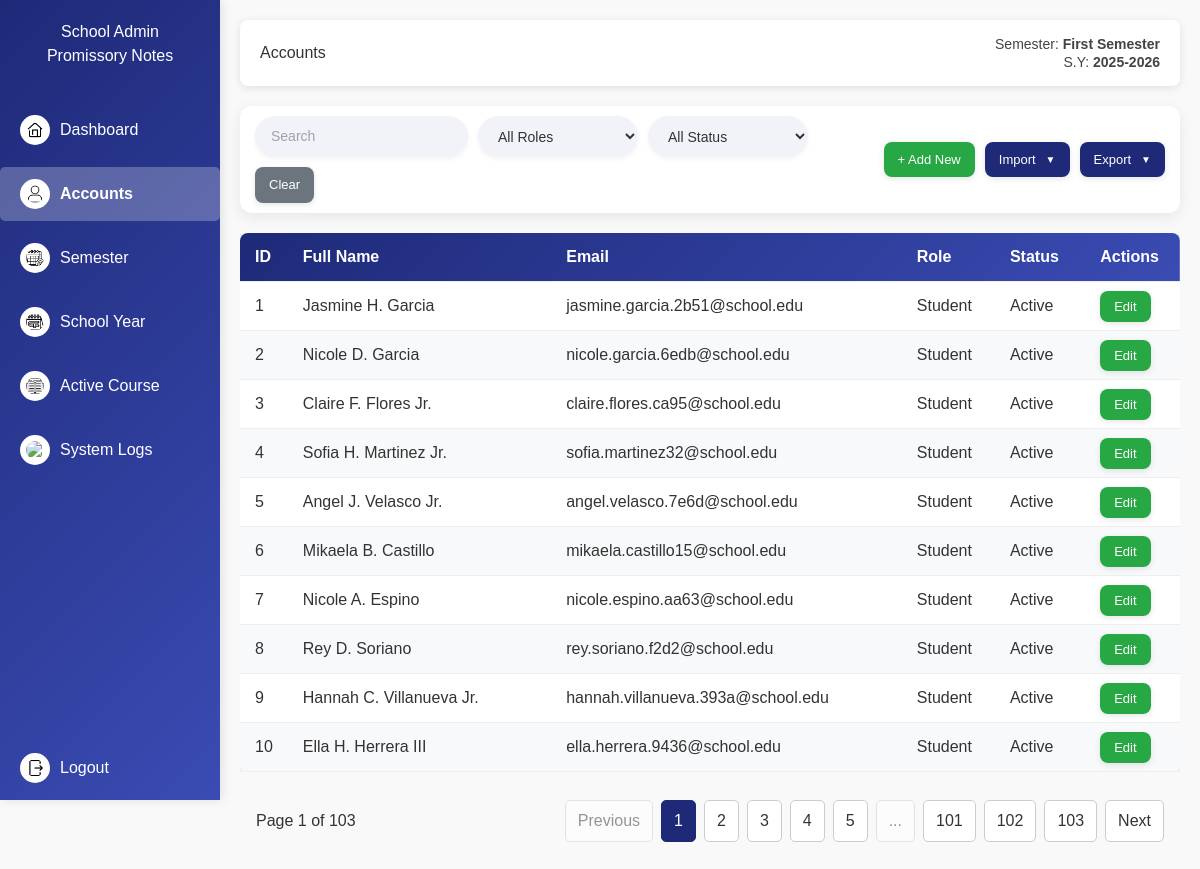
Screenshot of /admin/accounts (signed in) with the database file from the repository.
### models.py (models this page shows, shortened)
class ActiveSettings(db.Model):
    id = db.Column(db.Integer, primary_key=True)
    active_semester = db.Column(db.String(50), default="Not Set")
    active_school_year = db.Column(db.String(20), default="Not Set")
    updated_at = db.Column(
        db.DateTime, default=datetime.utcnow, onupdate=datetime.utcnow)

class Account(db.Model):
    id = db.Column(db.Integer, primary_key=True, autoincrement=True)
    first_name = db.Column(db.String(50), nullable=False)
    middle_name = db.Column(db.String(50))
    last_name = db.Column(db.String(50), nullable=False)
    suffix = db.Column(db.String(10))
    email = db.Column(db.String(100), unique=True, nullable=False)
    _role = db.Column("role", db.String(20), nullable=False)
    _status = db.Column("status", db.String(20), nullable=False)
    password_hash = db.Column(db.String(255), nullable=False)
    plain_password = db.Column(db.String(100), nullable=False)
    year_level = db.Column(db.String(20))
    course = db.Column(db.String(100))
    @property
    def role(self):
        return self._role
    @role.setter
    def role(self, value):
        self._role = value.capitalize() if value else value
    @property
    def status(self):
        return self._status
    @status.setter
    def status(self, value):
        self._status = value.capitalize() if value else value
    @property
    def full_name(self):
        parts = [self.first_name, self.middle_name,
                 self.last_name, self.suffix]
        return " ".join([p for p in parts if p])

### admin_routes.py (the view)
@admin_bp.route("/accounts")
@require_role("Admin")
def accounts():
    search = request.args.get("search", "").strip()
    role_filter = request.args.get("role", "").strip().capitalize()
    status_filter = request.args.get("status", "").strip().capitalize()
    page = request.args.get("page", 1, type=int)
    per_page = 10
    query = Account.query
    if search:
        query = query.filter(
            (Account.first_name.ilike(f"%{search}%")) |
            (Account.last_name.ilike(f"%{search}%")) |
            (Account.email.ilike(f"%{search}%"))
        )
    if role_filter:
        query = query.filter(Account._role == role_filter)
    if status_filter:
        query = query.filter(Account._status == status_filter)
    pagination = query.order_by(Account.id.desc()).paginate(
        page=page, per_page=per_page, error_out=False)
    active_settings = ActiveSettings.query.first()
    active_semester = active_settings.active_semester if active_settings else "Not Set"
    active_school_year = active_settings.active_school_year if active_settings else "Not Set"
    active_course = getattr(active_settings, 'active_course', 'Not Set')
    log_action(session.get("user_name", "Admin User"), f"Viewed accounts page")
    return render_template(
        "admin/accounts.html",
        accounts=pagination.items,
        pagination=pagination,
        page=page,
        total_pages=pagination.pages,
        admin_user=session.get("user_name", "Admin User"),
        search=search,
        role_filter=role_filter,
        status_filter=status_filter,
        active_semester=active_semester,
        active_school_year=active_school_year,
        active_course=active_course
    )

### admin_routes.py (called while the page is built)
def require_role(role=None):
    def wrapper(func):
        @wraps(func)
        def decorated_function(*args, **kwargs):
            if "user_id" not in session:
                flash("Please log in first.", "warning")
                return redirect(url_for("login"))
            if role and session.get("role") != role:
                flash("Access denied.", "danger")
                return redirect(url_for("login"))
            return func(*args, **kwargs)
        return decorated_function
    return wrapper

def log_action(user_name, action):
    log = SystemLog(user_name=user_name, action=action,
                    timestamp=datetime.utcnow())
    db.session.add(log)
    db.session.commit()

### app.py (called while the page is built)
@app.before_request
def protect_admin_routes():
    if request.path.startswith("/admin"):
        if "user_id" not in session or session.get("role") != "Admin":
            flash("Admin access required.", "danger")
            return redirect(url_for("login"))

### templates/admin/accounts.html (shortened to what this page needs)
<!DOCTYPE html>
<html lang="en">
<head>
  <script src="https://cdn.tailwindcss.com"></script>
</head>
<body>
  <nav class="sidebar" id="sidebar">
    <h2>School Admin<br>Promissory Notes</h2>
    <a href="{{ url_for('admin.dashboard') }}" class="{% if request.endpoint == 'admin.dashboard' %}active{% endif %}">
      <img src="{{ url_for('static', filename='images/dashboard.png') }}" class="icon" alt="Dashboard Icon"> Dashboard
    </a>
    <a href="{{ url_for('admin.accounts') }}" class="{% if request.endpoint == 'admin.accounts' %}active{% endif %}">
      <img src="{{ url_for('static', filename='images/accounts.png') }}" class="icon" alt="Accounts Icon"> Accounts
    </a>
    <a href="{{ url_for('admin.semester') }}" class="{% if request.endpoint == 'admin.semester' %}active{% endif %}">
      <img src="{{ url_for('static', filename='images/semester.png') }}" class="icon" alt="Semester Icon"> Semester
    </a>
    <a href="{{ url_for('admin.school_year') }}"
      class="{% if request.endpoint == 'admin.school_year' %}active{% endif %}">
      <img src="{{ url_for('static', filename='images/schoolyear.png') }}" class="icon" alt="School Year Icon"> School
      Year
    </a>
    <a href="{{ url_for('admin.course') }}" class="{% if request.endpoint == 'admin.course' %}active{% endif %}">
      <img src="{{ url_for('static', filename='images/course.png') }}" class="icon"> Active Course
    </a>
    <a href="{{ url_for('admin.logs') }}" class="{% if request.endpoint == 'admin.logs' %}active{% endif %}">
      <img src="{{ url_for('static', filename='images/log.png') }}" class="icon" alt="Logs Icon"> System Logs
    </a>
    <a href="{{ url_for('admin.logout') }}" class="logout-btn">
      <img src="{{ url_for('static', filename='images/logout.png') }}" class="icon"> Logout
    </a>
  </nav>
  <main class="main-content ">
    <header class="header">
      <h2>Accounts</h2>
      <div class="header-info">
        Semester: <strong>{{ active_semester }}</strong><br>
        S.Y: <strong>{{ active_school_year }}</strong>
      </div>
    </header>
    <form method="get" class="filters">
      <div style="display:flex; flex-wrap:wrap; gap:10px; flex:1;">
        <input type="text" name="search" placeholder="Search" value="{{ search }}" autocomplete="off">
        <select name="role">
          <option value="" {% if not role_filter %}selected{% endif %}>All Roles</option>
        </select>
        <select name="status">
          <option value="" {% if not status_filter %}selected{% endif %}>All Status</option>
        </select>
        <button type="button" class="btn btn-clear" onclick="clearFilters()">Clear</button>
      </div>
      <div style="margin-left:auto; display:flex; gap:10px; flex-wrap:wrap;">
        <button type="button" class="btn btn-primary" onclick="location.href='{{ url_for('admin.add_new_account') }}'">
          + Add New
        </button>
        <div class="dropdown" id="importDropdown">
          <button type="button" class="dropdown-btn" onclick="toggleDropdown('importDropdown')">
            Import
            <span class="dropdown-arrow">▼</span>
          </button>
        </div>
        <div class="dropdown" id="exportDropdown">
          <button type="button" class="dropdown-btn" onclick="toggleDropdown('exportDropdown')">
            Export
            <span class="dropdown-arrow">▼</span>
          </button>
        </div>
      </div>
    </form>
    <div class="table-container">
      <table>
        <thead>
          <tr>
            <th style="width:20px">ID</th>
            <th style="width:400px">Full Name</th>
            <th style="width:400px">Email</th>
            <th style="width:100px">Role</th>
            <th style="width:100px">Status</th>
            <th style="width:100px">Actions</th>
          </tr>
        </thead>
        <tbody>
          {% set total_rows = 10 %}
          {% for i in range(total_rows) %}
            <tr>
              {% if i < accounts|length %}
                {% set acc = accounts[i] %}
                <td>{{ (pagination.page - 1) * pagination.per_page + i + 1 }}</td>
                <td>{{ acc.full_name }}</td>
                <td>{{ acc.email }}</td>
                <td>{{ acc.role }}</td>
                <td>{{ acc.status }}</td>
                <td>
                  <a href="{{ url_for('admin.edit_account', account_id=acc.id) }}" class="btn btn-edit">Edit</a>
                </td>
              {% endif %}
            </tr>
          {% endfor %}
        </tbody>
      </table>
    </div>
    <div class="pagination-container relative bottom-0 w-full max-w-full flex justify-between px-4 py-2">
      <div class="results-info">
        Page {{ pagination.page }} of {{ total_pages }}
      </div>
      <div class="pagination">
        <a
          href="{{ url_for('admin.accounts', page=pagination.prev_num, search=search, role=role_filter, status=status_filter) }}">
          <button {% if not pagination.has_prev %}disabled{% endif %}>Previous</button>
        </a>
        {% set current = pagination.page %}
        {% set total = total_pages %}
        {% if total <= 7 %} {% for p in range(1, total + 1) %} <a
          href="{{ url_for('admin.accounts', page=p, search=search, role=role_filter, status=status_filter) }}">
          <button class="{% if p == current %}active{% endif %}">{{ p }}</button>
          </a>
          {% endfor %}
          {% else %}
          {% for p in range(1, 4) %}
          <a href="{{ url_for('admin.accounts', page=p, search=search, role=role_filter, status=status_filter) }}">
            <button class="{% if p == current %}active{% endif %}">{{ p }}</button>
          </a>
          {% endfor %}
          {% if current > 4 and current < total - 3 %} <button disabled>...</button>
            {% for p in range(current-1, current+2) %}
            <a href="{{ url_for('admin.accounts', page=p, search=search, role=role_filter, status=status_filter) }}">
              <button class="{% if p == current %}active{% endif %}">{{ p }}</button>
            </a>
            {% endfor %}
            <button disabled>...</button>
            {% elif current <= 4 %} {% for p in range(4, 6) %} <a
              href="{{ url_for('admin.accounts', page=p, search=search, role=role_filter, status=status_filter) }}">
              <button class="{% if p == current %}active{% endif %}">{{ p }}</button>
              </a>
              {% endfor %}
              <button disabled>...</button>
              {% endif %}
              {% for p in range(total-2, total + 1) %}
              <a href="{{ url_for('admin.accounts', page=p, search=search, role=role_filter, status=status_filter) }}">
                <button class="{% if p == current %}active{% endif %}">{{ p }}</button>
              </a>
              {% endfor %}
              {% endif %}
              <a
                href="{{ url_for('admin.accounts', page=pagination.next_num, search=search, role=role_filter, status=status_filter) }}">
                <button {% if not pagination.has_next %}disabled{% endif %}>Next</button>
              </a>
      </div>
    </div>
  </main>
</body>
</html>

### templates/admin/accounts.html (style rules this page uses)
* { margin: 0; padding: 0; box-sizing: border-box; }
body { font-family: 'Arial', sans-serif; line-height: 1.6; color: #333; background-color: #f9f9f9; }
.sidebar { width: 220px; height: 100vh; background: linear-gradient(135deg, #1e2a78, #3a4bb3); color: #fff; position: fixed; top: 0; left: 0; padding-top: 20px; display: flex; flex-direction: column; box-shadow: 2px 0 10px rgba(0, 0, 0, 0.1); transition: transform 0.3s ease; }
.sidebar h2 { text-align: center; font-size: 16px; margin-bottom: 30px; font-weight: 300; }
.sidebar a { display: flex; align-items: center; padding: 12px 20px; color: #fff; text-decoration: none; margin: 5px 0; border-radius: 5px; }
.sidebar a.active { background-color: rgba(255, 255, 255, 0.25); font-weight: 600; }
.sidebar img.icon { width: 30px; height: 30px; margin-right: 10px; background: #fff; border-radius: 50%; padding: 6px; }
.logout-btn { position: absolute; bottom: 0; width: 100%; }
.main-content { margin-left: 220px; padding: 20px; min-height: 100vh; }
.header { display: flex; justify-content: space-between; align-items: center; background: #fff; padding: 15px 20px; border-radius: 8px; box-shadow: 0 2px 10px rgba(0, 0, 0, 0.1); margin-bottom: 20px; }
.header-info { text-align: right; font-size: 14px; color: #444; line-height: 1.3; }
.filters { display: flex; gap: 15px; flex-wrap: wrap; align-items: center; margin-bottom: 20px; padding: 10px 15px; background: #fff; border-radius: 12px; box-shadow: 0 4px 15px rgba(0, 0, 0, 0.08); }
.filters input, .filters select { padding: 10px 16px; font-size: 14px; border: none; border-radius: 50px; background-color: #f1f3f8; color: #333; min-width: 160px; transition: all 0.2s ease; box-shadow: 0 2px 5px rgba(0, 0, 0, 0.05); }
.btn, .btn-clear { padding: 8px 14px; font-size: 13px; border-radius: 8px; border: none; cursor: pointer; transition: background 0.3s ease, transform 0.2s ease, box-shadow 0.2s ease; box-shadow: 0 2px 6px rgba(0, 0, 0, 0.1); }
.btn-clear { background-color: #6c757d; color: #fff; }
.btn-primary { background: #28a745; color: #fff; }
.dropdown { position: relative; display: inline-block; }
.dropdown-btn { background: #1e2a78; color: #fff; padding: 8px 14px; font-size: 13px; border-radius: 8px; border: none; cursor: pointer; transition: background 0.3s ease, transform 0.2s ease, box-shadow 0.2s ease; box-shadow: 0 2px 6px rgba(0, 0, 0, 0.1); display: flex; align-items: center; gap: 5px; }
.dropdown-arrow { font-size: 10px; margin-left: 5px; transition: transform 0.3s ease; }
.table-container { overflow-x: auto; width: 100%; }
table { width: 100%; border-collapse: collapse; background: #fff; border-radius: 8px; overflow: hidden; box-shadow: 0 4px 15px rgba(0, 0, 0, 0.1); }
thead { background: linear-gradient(135deg, #1e2a78, #3a4bb3); color: #fff; }
th, td { padding: 12px 15px; border-bottom: 1px solid #eee; text-align: left; }
tbody tr:nth-child(even) { background: #f8f9fa; }
.btn-edit { background: #28a745; color: #fff; }
.pagination-container { margin-top: 20px; display: block; justify-content: space-between; align-items: center; flex-wrap: wrap; gap: 10px; }
.pagination { display: flex; gap: 8px; flex-wrap: wrap; }
.pagination button { background: #fff; border: 1px solid #ccc; padding: 8px 12px; border-radius: 5px; cursor: pointer; }
.pagination button.active { background: #1e2a78; color: #fff; border-color: #1e2a78; }
.pagination button:disabled { opacity: .5; cursor: not-allowed; }

### rows the page displays
ActiveSettings: active_semester "First Semester", active_school_year "2025-2026"
Account: full_name "Jasmine H. Garcia", email "jasmine.garcia.2b51@school.edu", role "Student", status "Active"
Account: full_name "Nicole D. Garcia", email "nicole.garcia.6edb@school.edu", role "Student", status "Active"
Account: full_name "Claire F. Flores Jr.", email "claire.flores.ca95@school.edu", role "Student", status "Active"
Account: full_name "Sofia H. Martinez Jr.", email "sofia.martinez32@school.edu", role "Student", status "Active"
Account: full_name "Angel J. Velasco Jr.", email "angel.velasco.7e6d@school.edu", role "Student", status "Active"
Account: full_name "Mikaela B. Castillo", email "mikaela.castillo15@school.edu", role "Student", status "Active"
Account: full_name "Nicole A. Espino", email "nicole.espino.aa63@school.edu", role "Student", status "Active"
Account: full_name "Rey D. Soriano", email "rey.soriano.f2d2@school.edu", role "Student", status "Active"
Account: full_name "Hannah C. Villanueva Jr.", email "hannah.villanueva.393a@school.edu", role "Student", status "Active"
Account: full_name "Ella H. Herrera III", email "ella.herrera.9436@school.edu", role "Student", status "Active"

### other values shown
{{ (pagination.page - 1) * pagination.per_page + i + 1 }} "1" "2" "3" "4" "5" "6" "7" "8" "9" "10"
{{ pagination.page }} "1"
{{ total_pages }} "103"
{{ p }} "1" "2" "3"
{{ p }} "4" "5"
{{ p }} "101" "102" "103"
